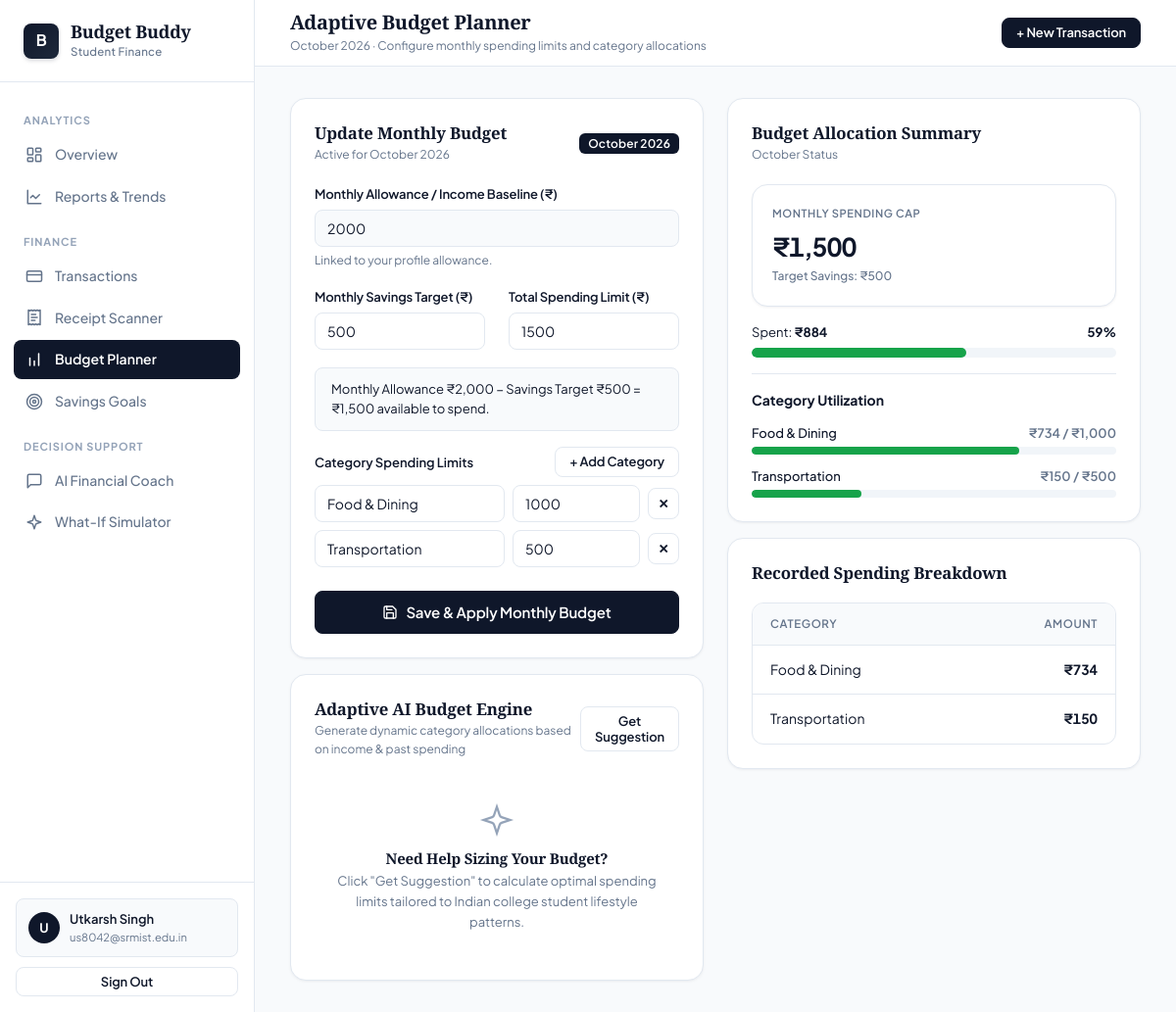
The page /budget (signed in) on the database its author committed.
### tables this page shows
CREATE TABLE profiles (
        id TEXT PRIMARY KEY,
        email TEXT UNIQUE,
        password TEXT,
        name TEXT NOT NULL,
        monthly_income REAL DEFAULT 15000,
        created_at TEXT
    );

CREATE TABLE budgets (
        id TEXT PRIMARY KEY,
        user_id TEXT NOT NULL,
        month INTEGER NOT NULL,
        year INTEGER NOT NULL,
        amount REAL NOT NULL,
        savings_target REAL DEFAULT 0,
        created_at TEXT,
        UNIQUE(user_id, month, year)
    );

CREATE TABLE budget_categories (
        id TEXT PRIMARY KEY,
        budget_id TEXT NOT NULL,
        category TEXT NOT NULL,
        limit_amount REAL NOT NULL,
        UNIQUE(budget_id, category)
    );

CREATE TABLE transactions (
        id TEXT PRIMARY KEY,
        user_id TEXT NOT NULL,
        type TEXT NOT NULL,
        amount REAL NOT NULL,
        description TEXT NOT NULL,
        category TEXT,
        date TEXT NOT NULL,
        source TEXT DEFAULT 'manual',
        source_label TEXT,
        created_at TEXT
    );

### app/routes/budget.py (the view)
@budget_bp.route('/budget')
@login_required
def budget():
    user_id = session['user_id']
    year, month = get_current_month_year()
    profile = db.get_profile(user_id)
    monthly_income = float(profile.get('monthly_income', 0)) if profile else 0.0
    current_budget = db.get_budget(user_id, year, month)
    transactions = db.get_transactions_by_month(user_id, year, month)
    analysis = analysis_service.analyze_spending(transactions, year, month)
    all_tx = db.get_transactions(user_id, limit=500)
    all_analysis = analysis_service.analyze_spending(all_tx)
    recommendation = budget_service.generate_budget_recommendation(
        monthly_income,
        float(current_budget['savings_target']) if current_budget else 0,
        all_analysis['category_spending']
    )
    goals = db.get_goals(user_id)
    month_name = calendar.month_name[month]
    return render_template(
        'budget.html',
        budget=current_budget,
        monthly_income=monthly_income,
        analysis=analysis,
        recommendation=recommendation,
        categories=EXPENSE_CATEGORIES,
        goals=goals,
        month_name=month_name,
        year=year,
        month=month,
        profile=profile
    )

### app/templates/budget.html (shortened to what this page needs)
{% extends "base.html" %}
{% block page_title %}Adaptive Budget Planner{% endblock %}
{% block page_subtitle %}{{ month_name }} {{ year }} · Configure monthly spending limits and category allocations{% endblock %}
{% block content %}
<div class="grid-2">
  <div class="d-flex flex-col gap-16">
    <div class="card" id="budgetFormCard">
      <div class="card-header">
        <div>
          <h5 class="card-title">{{ 'Update' if budget else 'Set' }} Monthly Budget</h5>
          <div class="card-subtitle">Active for {{ month_name }} {{ year }}</div>
        </div>
        <span class="badge badge-primary">{{ month_name }} {{ year }}</span>
      </div>
      <form method="POST" action="{{ url_for('budget.save_budget') }}" id="budgetForm">
        <div class="form-group">
          <label class="form-label">Monthly Allowance / Income Baseline (₹)</label>
          <input type="number" name="income_display" id="incomeDisplay" class="form-control" value="{{ profile.monthly_income | int }}" readonly style="background-color: var(--bg); cursor: not-allowed;"/>
          <div class="form-help">Linked to your profile allowance.</div>
        </div>
        <div class="grid-2">
          <div class="form-group">
            <label for="savings_target" class="form-label">Monthly Savings Target (₹)</label>
            <input type="number" id="savings_target" name="savings_target" class="form-control" value="{{ budget.savings_target | int if budget else 3000 }}" placeholder="3000" min="0" oninput="calculateAvailableBudget()"/>
          </div>
          <div class="form-group">
            <label for="budget_amount" class="form-label">Total Spending Limit (₹)</label>
            <input type="number" id="budget_amount" name="amount" class="form-control" value="{{ budget.amount | int if budget else 12000 }}" placeholder="12000" min="0" required/>
          </div>
        </div>
        <div id="budgetCalculationNotice" class="alert alert-info" style="font-size: 0.8125rem; margin-bottom: 16px;"></div>
        <div style="margin-top: 16px;">
          <div class="d-flex justify-between align-center mb-8">
            <div style="font-size: 0.8125rem; font-weight: 600; color: var(--text);">Category Spending Limits</div>
            <button type="button" onclick="addCategoryRow()" class="btn btn-outline btn-sm">+ Add Category</button>
          </div>
          <div id="categoryRowsContainer" class="d-flex flex-col gap-8">
            {% if budget and budget.budget_categories %}
              {% for bc in budget.budget_categories %}
              <div class="d-flex gap-8 align-center">
                <input type="text" name="category_name[]" value="{{ bc.category }}" class="form-control" placeholder="Category" style="flex:1;"/>
                <input type="number" name="category_limit[]" value="{{ bc.limit_amount | int }}" class="form-control" placeholder="Limit ₹" style="width:130px;" min="0"/>
                <button type="button" onclick="this.parentElement.remove()" class="btn btn-outline btn-sm btn-icon">✕</button>
              </div>
              {% endfor %}
            {% endif %}
          </div>
        </div>
        <button type="submit" class="btn btn-primary btn-block btn-lg mt-24">
          <svg viewBox="0 0 24 24"><path d="M19 21H5a2 2 0 0 1-2-2V5a2 2 0 0 1 2-2h11l5 5v11a2 2 0 0 1-2 2z"/><polyline points="17 21 17 13 7 13 7 21"/><polyline points="7 3 7 8 15 8"/></svg>
          Save & Apply Monthly Budget
        </button>
      </form>
    </div>
    <div class="card">
      <div class="card-header">
        <div>
          <h5 class="card-title">Adaptive AI Budget Engine</h5>
          <div class="card-subtitle">Generate dynamic category allocations based on income & past spending</div>
        </div>
        <button type="button" onclick="requestAiRecommendation()" class="btn btn-outline btn-sm">Get Suggestion</button>
      </div>
      <div id="aiRecommendationOutput">
        <div class="empty-state" style="padding: 24px 16px;">
          <div class="icon">
            <svg viewBox="0 0 24 24"><path d="m12 3-1.912 5.813a2 2 0 0 1-1.275 1.275L3 12l5.813 1.912a2 2 0 0 1 1.275 1.275L12 21l1.912-5.813a2 2 0 0 1 1.275-1.275L21 12l-5.813-1.912a2 2 0 0 1-1.275-1.275L12 3Z"/></svg>
          </div>
          <h5>Need Help Sizing Your Budget?</h5>
          <p>Click "Get Suggestion" to calculate optimal spending limits tailored to Indian college student lifestyle patterns.</p>
        </div>
      </div>
    </div>
  </div>
  <div class="d-flex flex-col gap-16">
    <div class="card">
      <div class="card-header">
        <div>
          <h5 class="card-title">Budget Allocation Summary</h5>
          <div class="card-subtitle">{{ month_name }} Status</div>
        </div>
      </div>
      {% set spent_amt = analysis.total_expenses %}
      {% set target_amt = budget.amount if (budget and budget.amount) else 12000 %}
      {% set usage_pct = [(spent_amt / target_amt * 100) if target_amt > 0 else 0, 100] | min %}
      <div class="stat-card mb-16">
        <div class="label">Monthly Spending Cap</div>
        <div class="value">₹{{ "{:,.0f}".format(target_amt) }}</div>
        <div class="meta">Target Savings: ₹{{ "{:,.0f}".format(budget.savings_target if budget else 3000) }}</div>
      </div>
      <div class="mb-16">
        <div class="d-flex justify-between" style="font-size: 0.8125rem; margin-bottom: 6px;">
          <span>Spent: <strong>₹{{ "{:,.0f}".format(spent_amt) }}</strong></span>
          <span style="font-weight: 700;">{{ "{:.0f}".format((spent_amt / target_amt * 100) if target_amt else 0) }}%</span>
        </div>
        <div class="progress-bar-bg" style="height: 10px;">
          <div class="progress-bar-fill {{ 'danger' if spent_amt > target_amt else 'warning' if (spent_amt / target_amt) > 0.75 else 'success' }}"
               style="width: {{ usage_pct }}%;"></div>
        </div>
      </div>
      {% if budget and budget.budget_categories %}
      <div style="font-weight: 700; font-size: 0.875rem; margin-bottom: 12px; border-top: 1px solid var(--border); padding-top: 16px;">
        Category Utilization
      </div>
      <div class="d-flex flex-col gap-12">
        {% for bc in budget.budget_categories %}
        {% set c_spent = analysis.category_spending.get(bc.category, 0) %}
        {% set c_pct = [(c_spent / bc.limit_amount * 100) if bc.limit_amount else 0, 100] | min %}
        <div>
          <div class="d-flex justify-between" style="font-size: 0.8125rem; margin-bottom: 4px;">
            <span style="font-weight: 500;">{{ bc.category }}</span>
            <span style="color: {{ 'var(--danger)' if c_spent > bc.limit_amount else 'var(--text-secondary)' }}; font-weight: 600;">
              ₹{{ "{:,.0f}".format(c_spent) }} / ₹{{ "{:,.0f}".format(bc.limit_amount) }}
            </span>
          </div>
          <div class="progress-bar-bg">
            <div class="progress-bar-fill {{ 'danger' if c_spent > bc.limit_amount else 'warning' if c_pct > 75 else 'success' }}"
                 style="width: {{ c_pct }}%;"></div>
          </div>
        </div>
        {% endfor %}
      </div>
      {% endif %}
    </div>
    {% if analysis.category_spending %}
    <div class="card">
      <div class="card-header">
        <h5 class="card-title">Recorded Spending Breakdown</h5>
      </div>
      <div class="table-wrapper">
        <table class="table">
          <thead>
            <tr>
              <th>Category</th>
              <th style="text-align: right;">Amount</th>
            </tr>
          </thead>
          <tbody>
            {% for cat, amt in analysis.category_spending.items() | sort(attribute=1, reverse=True) %}
            <tr>
              <td>{{ cat }}</td>
              <td style="text-align: right; font-weight: 700;">₹{{ "{:,.0f}".format(amt) }}</td>
            </tr>
            {% endfor %}
          </tbody>
        </table>
      </div>
    </div>
    {% endif %}
  </div>
</div>
{% endblock %}

### app/templates/base.html (shortened to what this page needs)
<!DOCTYPE html>
<html lang="en">
<head>
  <link rel="stylesheet" href="{{ url_for('static', filename='css/style.css') }}" />
</head>
<body>
  <div class="app-wrapper">
    <aside class="sidebar" id="sidebar">
      <div class="sidebar-logo">
        <div class="logo-badge">B</div>
        <div>
          <div class="logo-title">Budget Buddy</div>
          <div class="logo-sub">Student Finance</div>
        </div>
      </div>
      <nav class="sidebar-nav">
        <span class="nav-label">Analytics</span>
        <a href="{{ url_for('dashboard.dashboard') }}" class="nav-item {% if request.endpoint == 'dashboard.dashboard' %}active{% endif %}">
          <svg class="nav-icon-svg" viewBox="0 0 24 24"><rect width="7" height="9" x="3" y="3" rx="1"/><rect width="7" height="5" x="14" y="3" rx="1"/><rect width="7" height="9" x="14" y="12" rx="1"/><rect width="7" height="5" x="3" y="16" rx="1"/></svg>
          <span>Overview</span>
        </a>
        <a href="{{ url_for('reports.reports') }}" class="nav-item {% if request.endpoint == 'reports.reports' %}active{% endif %}">
          <svg class="nav-icon-svg" viewBox="0 0 24 24"><path d="M3 3v18h18"/><path d="m19 9-5 5-4-4-3 3"/></svg>
          <span>Reports & Trends</span>
        </a>
        <span class="nav-label">Finance</span>
        <a href="{{ url_for('transactions.transactions') }}" class="nav-item {% if 'transactions' in request.endpoint %}active{% endif %}">
          <svg class="nav-icon-svg" viewBox="0 0 24 24"><rect width="20" height="14" x="2" y="5" rx="2"/><line x1="2" x2="22" y1="10" y2="10"/></svg>
          <span>Transactions</span>
        </a>
        <a href="{{ url_for('receipt.receipt') }}" class="nav-item {% if request.endpoint == 'receipt.receipt' %}active{% endif %}">
          <svg class="nav-icon-svg" viewBox="0 0 24 24"><path d="M4 2v20l2-1 2 1 2-1 2 1 2-1 2 1 2-1 2 1V2l-2 1-2-1-2 1-2-1-2 1-2-1-2 1Z"/><path d="M14 8H8"/><path d="M16 12H8"/><path d="M13 16H8"/></svg>
          <span>Receipt Scanner</span>
        </a>
        <a href="{{ url_for('budget.budget') }}" class="nav-item {% if request.endpoint == 'budget.budget' %}active{% endif %}">
          <svg class="nav-icon-svg" viewBox="0 0 24 24"><path d="M12 20v-6M6 20V10M18 20V4"/></svg>
          <span>Budget Planner</span>
        </a>
        <a href="{{ url_for('goals.goals') }}" class="nav-item {% if request.endpoint == 'goals.goals' %}active{% endif %}">
          <svg class="nav-icon-svg" viewBox="0 0 24 24"><circle cx="12" cy="12" r="10"/><circle cx="12" cy="12" r="6"/><circle cx="12" cy="12" r="2"/></svg>
          <span>Savings Goals</span>
        </a>
        <span class="nav-label">Decision Support</span>
        <a href="{{ url_for('ai.coach') }}" class="nav-item {% if request.endpoint == 'ai.coach' %}active{% endif %}">
          <svg class="nav-icon-svg" viewBox="0 0 24 24"><path d="M21 15a2 2 0 0 1-2 2H7l-4 4V5a2 2 0 0 1 2-2h14a2 2 0 0 1 2 2z"/></svg>
          <span>AI Financial Coach</span>
        </a>
        <a href="{{ url_for('simulator.simulator') }}" class="nav-item {% if request.endpoint == 'simulator.simulator' %}active{% endif %}">
          <svg class="nav-icon-svg" viewBox="0 0 24 24"><path d="m12 3-1.912 5.813a2 2 0 0 1-1.275 1.275L3 12l5.813 1.912a2 2 0 0 1 1.275 1.275L12 21l1.912-5.813a2 2 0 0 1 1.275-1.275L21 12l-5.813-1.912a2 2 0 0 1-1.275-1.275L12 3Z"/></svg>
          <span>What-If Simulator</span>
        </a>
      </nav>
      <div class="sidebar-footer">
        <div class="user-profile-widget">
          <div class="user-avatar">{{ session.get('user_name', 'S')[0].upper() }}</div>
          <div class="user-meta">
            <span class="name">{{ session.get('user_name', 'College Student') }}</span>
            <span class="email">{{ session.get('user_email', 'student@college.edu') }}</span>
          </div>
        </div>
        <a href="{{ url_for('auth.logout') }}" class="btn btn-outline btn-block btn-sm">
          Sign Out
        </a>
      </div>
    </aside>
    <div class="main-content">
      <header class="topbar">
        <div class="topbar-header">
          <h4>{% block page_title %}Overview{% endblock %}</h4>
          <p>{% block page_subtitle %}College student financial tracking and planning{% endblock %}</p>
        </div>
        <div class="topbar-actions">
          {% block topbar_actions %}
          <a href="{{ url_for('transactions.transactions') }}" class="btn btn-primary btn-sm">
            + New Transaction
          </a>
          {% endblock %}
        </div>
      </header>
      <main class="page-container">
        {% block content %}{% endblock %}
      </main>
    </div>
  </div>
</body>
</html>

### rows shown on the page
profiles: get "Utkarsh Singh", get "us8042@srmist.edu.in", income_display "2000"
budgets: savings_target "500", amount "1500", amount "1,500", (spent_amt/target_amt*100)iftarget_amtelse0 "59"
budget_categories: category "Food & Dining", limit_amount "1000", c_spent "734", limit_amount "1,000"
budget_categories: category "Transportation", limit_amount "500", c_spent "150"
transactions: category "Food & Dining", amt "734"
transactions: category "Transportation", amt "150"

### other values the page prints
{{ session.get('user_name', 'S')[0].upper() }} "U"
{{ month_name }} "October"
{{ year }} "2026"
{{ 'Update' if budget else 'Set' }} "Update"
{{ "{:,.0f}".format(spent_amt) }} "884"
